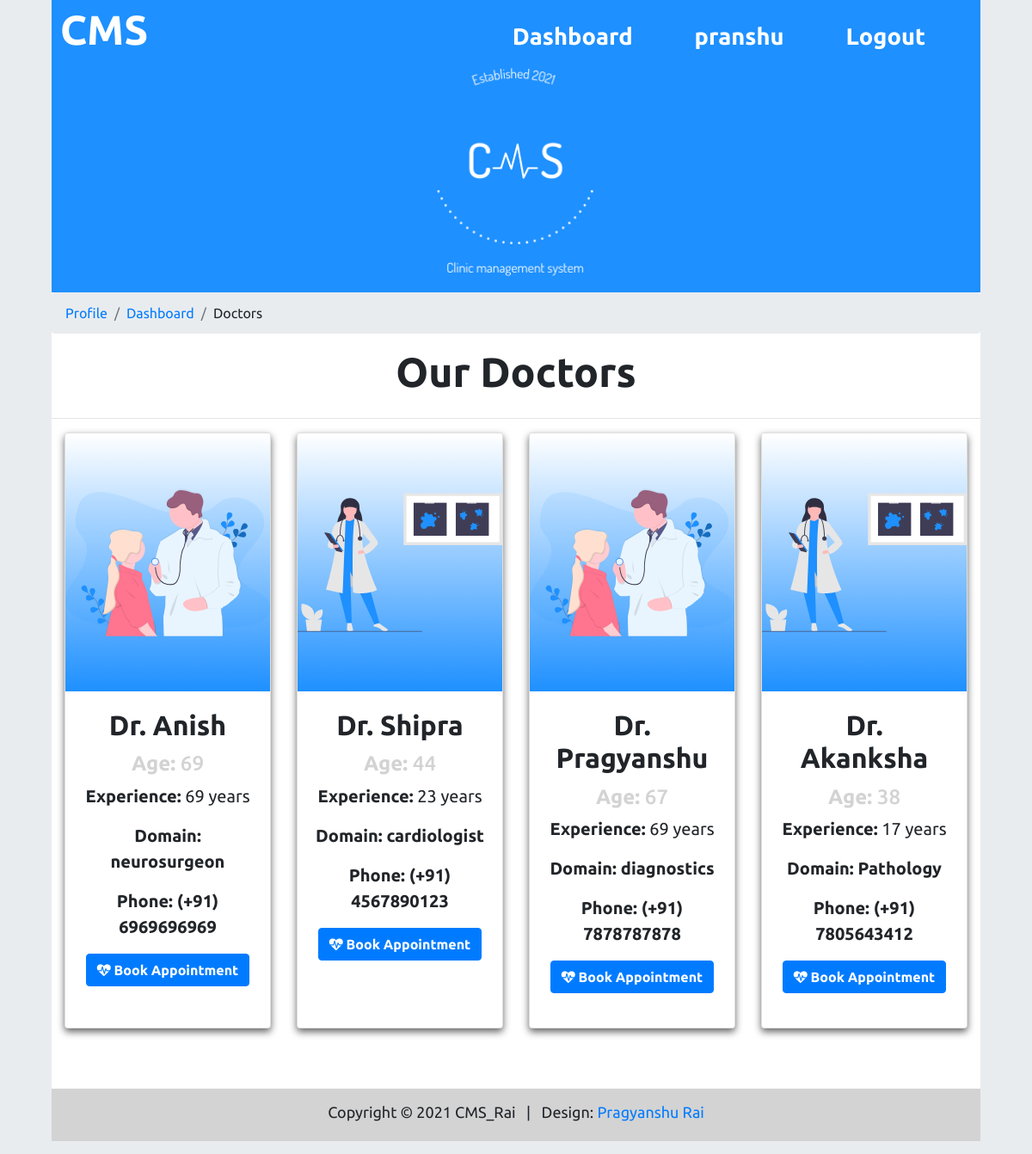
The page /cms/doctors/ (signed in) on the database its author committed.
### cms/models.py (models this page shows, shortened)
class Doctor(models.Model):
    name = models.CharField(max_length=80)
    age = models.CharField(max_length=4)
    gender = models.CharField(max_length=6, default="other")
    experience = models.CharField(max_length=4)
    domain = models.CharField(max_length=30)
    office_number = models.CharField(max_length=11)
    """slots = models.CharField(max_length=7, default="")

    def set_slot(self, slot):

        self.slots=slot

    def add_slot(self, slot):

        self.slots=self.slots+slot"""

### cms/views.py (the view)
# urls.py: path('doctors/', views.doctors, name='doctors'),
def doctors(request):
    global stuff
    modifySession(request)
    if request.user.is_authenticated == True:
        check_bookings(datetime.date.today())
        doctor = Doctor.objects.all()
        stuff['doctors'] = doctor
        if request.method == 'POST':
            doctor = request.POST['booking']
            stuff['doctor'] = Doctor.objects.get(id=doctor)
            return redirect('booking')
        return render(request, 'cms/doctors.html', stuff)
    return render(request, 'cms/forbid.html', stuff)

### cms/models.py (called while the page is built)
def check_bookings(today):
    booking = Booking.objects.all()
    for index in range(len(booking)):
        if booking[index].booking_date < today:
            his = History()
            his.add_to_history(booking[index].id, booking[index].contact.user.username, booking[index].doctor.name,
                               booking[index].contact.user_id, booking[index].doctor_id, booking[index].booking_date,  booking[index].time_slot)
            his.save()
            booking[index].delete()

### cms/viewsUtil.py (called while the page is built)
def modifySession(request):
    if 'user' not in request.session:
        auth.logout(request)
        print("logout")
        return False
    request.session.modified = True
    return request

### templates/cms/doctors.html (shortened to what this page needs)
{% extends 'cms/base.html' %}
{% load static %}
            {% block breadcrumbs %}
                {% if user.is_authenticated %}
                <li class="breadcrumb-item"><a href="{% url 'profile' %}">Profile</a></li>
                <li class="breadcrumb-item"><a href="{% url 'dashboard' %}">Dashboard</a></li>
                <li class="breadcrumb-item">Doctors</li>
                {% endif %}
            {% endblock %}
{% block main_block %}
   <main class="main-body">
	    <header class="row welcome-section">
            <div class="col-lg-12 text-center contain">
				<h1><strong>Our Doctors</strong></h1>
            </div>
	    </header>
        <hr />
        <form class="text-center" action="" method="POST">
		<div class="container-fluid">
            <div class="row">
                {% for doctor in doctors %}
                    <div class="col-lg-3 add-btm-margin">
                        <div class="card pointer">
                        {% if doctor.gender == "Male" %}
                            <img src="{% static 'cms/img/doctor_male.svg' %}" class="card-img-top gradient" height="300px;"/>
                        {% else %}
                            <img src="{% static 'cms/img/doctor_female.svg' %}" class="card-img-top gradient" height="300px;"/>
                        {% endif %}
                        <div class="card-body">
                            <h2 class="card-title pointer" ><b>{{doctor.name}}</b></h2>
                            <h4 class="card-text bg-fade pointer" ><b>Age:</b> {{doctor.age}}</h4>
                            <p class="card-text bio pointer" ><b>Experience:</b> {{doctor.experience}} years</p>
                            <p class="card-text bio pointer" ><b>Domain: {{doctor.domain}}</b></p>
                            <p class="card-text bio pointer" ><b>Phone: (+91) {{doctor.office_number}}</b></p>
                            <button type="submit" name="booking" value="{{doctor.id}}" class="card-link btn btn-primary" ><i class="fa fa-heartbeat"></i> <b>Book Appointment</b></button>
                        </div>
                        </div>
                    </div>
                {% endfor %}
            </div>
        </form>
    </main>
{% endblock %}

### templates/cms/base.html (shortened to what this page needs)
{% load static %}
<!DOCTYPE html>
<html lang="en">
<head>
    <link rel="stylesheet" href="https://cdn.jsdelivr.net/npm/bootstrap@4.6.0/dist/css/bootstrap.min.css"
>
    <link rel="stylesheet" href="https://use.fontawesome.com/releases/v5.7.0/css/all.css"
>
    <link rel="stylesheet" href="https://cdnjs.cloudflare.com/ajax/libs/font-awesome/4.7.0/css/font-awesome.min.css">
    <link href="{% static 'cms/css/style.css' %}" rel="stylesheet" />
</head>
{% if user.is_authenticated %}
<body class="container-auto-mid" onload="main();">
    {% else %}
    <body class="container-auto-mid">
        {% endif %}
        <nav class="navbar navbar-expand-md">
            <a href="#" class="navbar-brand brand-name" onclick="logoAnimate();" data-toggle="tooltip" dataplacement="right">
                <h1 style="color:white;" title="Click to watch an amazing animation"><strong>CMS</strong></h1>
            </a>
            <ul class="navbar-nav list-unstyled justify-content-end">
                {% if user.is_authenticated %}
                <li class="nav-item nav-link navbar-right">
                    <div class="link">
                        <div class="line">
                        </div>
                        <a href="{% url 'dashboard' %}"><b>
                                <h3><span> Dashboard </span> </h3>
                            </b></a>
                    </div>
                </li>
                <li class="nav-item nav-link navbar-right">
                    <div class="link">
                        <div class="line">
                        </div>
                        <a href="{% url 'profile' %}"><b>
                                <h3><span> {{user.first_name}}</span> </h3>
                            </b></a>
                    </div>
                </li>
                <li class="nav-item nav-link navbar-right">
                    <div class="link">
                        <div class="line">
                        </div>
                        <a href="{% url 'logout' %}"><b>
                                <h3><span> Logout</span> </h3>
                            </b></a>
                    </div>
                </li>
                {% endif %}
            </ul>
        </nav>
        <div class="page-header">
            <div class="header">
                <img src="{% static 'cms/img/CMS_dodgerblue.png' %}" width="200px;" class=" cms_logo " />
            </div>
        </div>
        <div class="full-width">
            <ol class="breadcrumb">
                {% block breadcrumbs %}
                {% endblock %}
            </ol>
        </div>
        {% block main_block %}
        {% endblock %}
        <div class="space"></div>
        <div class="footer">
            <footer class="text-center">
                <p class="footer-body">Copyright &copy; 2021 CMS_Rai &nbsp;
                    | &nbsp; Design: <a rel="nofollow" class="link" href="{% url 'aboutme' %}">Pragyanshu Rai</a></p>
            </footer>
        </div>
    </body>
</html>

### static/cms/css/style.css (style rules this page uses)
html { scroll-behavior: smooth; background-color: #e9ecef; }
body { font-family: 'Ubuntu', sans-serif; }
.container-auto-mid { max-width: 90%; margin: 0 auto; }
h1 { font-size: 3rem; }
h3 { font-size: 1.7rem; font-weight: bold; }
a { margin: 0 auto; }
.space { height: 40px; }
.navbar-expand-md .navbar-nav .nav-link { padding-right: 4rem; }
.navbar { padding: 0; margin-top: -15px; margin-bottom: 0; background: #1e90ff; }
.navbar-brand { margin-left: 10px; margin-top: 1rem; }
.navbar-nav { width: 100%; }
.nav-link a { text-decoration: none; color: white; margin-left: 20px; margin-right: 20px; text-align: center; }
.link { cursor: pointer; }
.line { min-height: 2rem; }
.link { margin: 0; }
.nav-link a { margin-left: 0%; margin-right: 0%; }
.header { text-align: center; }
.page-header { margin-top: -10px; width: 100%; background: #1e90ff; color: white; }
.cms_logo { margin-bottom: 10px; }
.add-btm-margin { margin-bottom: 20px; }
.full-width { width: 100%; }
.welcome-section { margin-left: 1.5%; margin-right: 1.5%; width: 97%; margin-bottom: 10px; margin-top: 10px; }
.card { box-shadow: 0 4px 8px 0 #666; margin-bottom: 20px; height: 100%; transition: 0.3s; }
.pointer { cursor: pointer; }
.bio { font-size: 20px; }
.bg-fade { color: lightgray; }
.text-center { text-align: center; }
.gradient { background-image: linear-gradient(white, #1e90ff); }
.main-body { margin-bottom: 10px; }
.footer { font-size: large; padding: 4px; background: lightgray; }
.footer-body { margin-top: 10px; }

### rows shown on the page
Doctor: name "Dr. Anish", age "69", experience "69", domain "neurosurgeon", office_number "6969696969", {{ doctor.id }} 1 (drawn)
Doctor: name "Dr. Shipra", age "44", experience "23", domain "cardiologist", office_number "4567890123", {{ doctor.id }} 2 (drawn)
Doctor: name "Dr. Pragyanshu", age "67", experience "69", domain "diagnostics", office_number "7878787878", {{ doctor.id }} 3 (drawn)
Doctor: name "Dr. Akanksha", age "38", experience "17", domain "Pathology", office_number "7805643412", {{ doctor.id }} 4 (drawn)

### other values the page prints
{{ user.first_name }} "pranshu"
